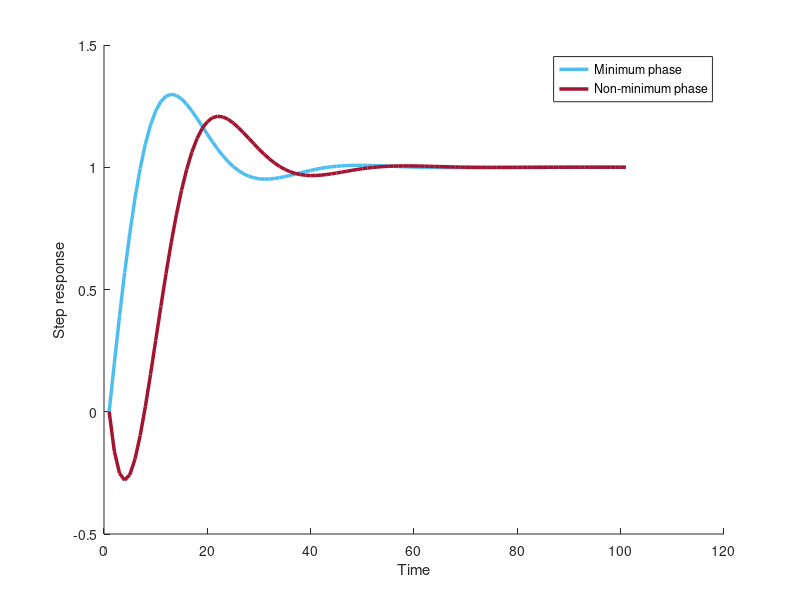

Source code (MATLAB):
close all

% Important note: first run file "Identification_velx.m"
%% 
s = tf('s');
sysbrol1 =  (s+1)/(1+s+s^2);
sysbrol2 = -(s-1)/(1+s+s^2);

step1 = step(sysbrol1);
step2 = step(sysbrol2);

figure
hold on
plot(step1, 'Color', [0.3010, 0.7450, 0.9330], 'LineWidth',2.5)
plot(step2, 'Color', [0.6350, 0.0780, 0.1840], 'LineWidth',2.5)
xlabel('Time')
ylabel('Step response')
legend('Minimum phase', 'Non-minimum phase')
